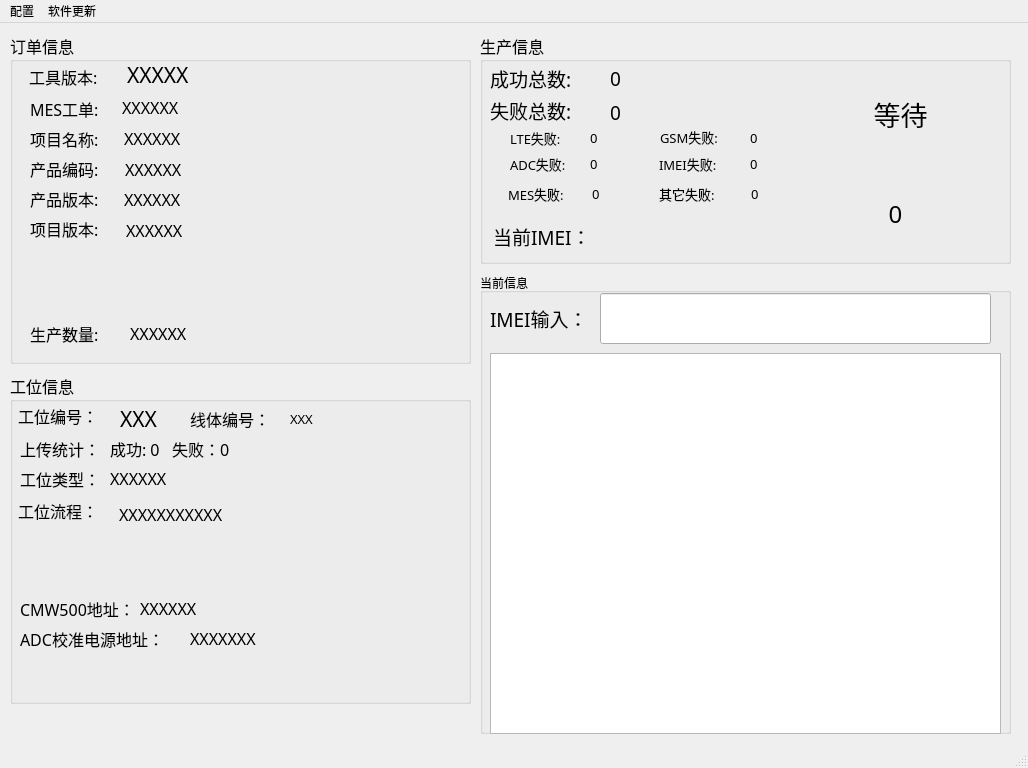
<?xml version="1.0" encoding="UTF-8"?>
<ui version="4.0">
 <class>ProductMainWindow</class>
 <widget class="QMainWindow" name="ProductMainWindow">
  <property name="geometry">
   <rect>
    <x>0</x>
    <y>0</y>
    <width>1028</width>
    <height>768</height>
   </rect>
  </property>
  <property name="windowTitle">
   <string>中云信安生产工具</string>
  </property>
  <widget class="QWidget" name="centralwidget">
   <widget class="QGroupBox" name="groupBox">
    <property name="geometry">
     <rect>
      <x>10</x>
      <y>10</y>
      <width>461</width>
      <height>331</height>
     </rect>
    </property>
    <property name="font">
     <font>
      <family>Agency FB</family>
      <pointsize>12</pointsize>
     </font>
    </property>
    <property name="title">
     <string>订单信息</string>
    </property>
    <widget class="QLabel" name="label_13">
     <property name="geometry">
      <rect>
       <x>20</x>
       <y>180</y>
       <width>91</width>
       <height>31</height>
      </rect>
     </property>
     <property name="font">
      <font>
       <family>宋体</family>
       <pointsize>12</pointsize>
      </font>
     </property>
     <property name="text">
      <string>项目版本:</string>
     </property>
    </widget>
    <widget class="QLabel" name="label_14">
     <property name="geometry">
      <rect>
       <x>20</x>
       <y>285</y>
       <width>101</width>
       <height>31</height>
      </rect>
     </property>
     <property name="font">
      <font>
       <family>宋体</family>
       <pointsize>12</pointsize>
      </font>
     </property>
     <property name="text">
      <string>生产数量:</string>
     </property>
    </widget>
    <widget class="QLabel" name="product_ver_label">
     <property name="geometry">
      <rect>
       <x>116</x>
       <y>186</y>
       <width>311</width>
       <height>81</height>
      </rect>
     </property>
     <property name="sizePolicy">
      <sizepolicy hsizetype="Preferred" vsizetype="Preferred">
       <horstretch>0</horstretch>
       <verstretch>0</verstretch>
      </sizepolicy>
     </property>
     <property name="font">
      <font>
       <family>宋体</family>
       <pointsize>12</pointsize>
      </font>
     </property>
     <property name="text">
      <string>XXXXXX</string>
     </property>
     <property name="alignment">
      <set>Qt::AlignLeading|Qt::AlignLeft|Qt::AlignTop</set>
     </property>
     <property name="wordWrap">
      <bool>false</bool>
     </property>
    </widget>
    <widget class="QLabel" name="product_count_label">
     <property name="geometry">
      <rect>
       <x>120</x>
       <y>280</y>
       <width>281</width>
       <height>41</height>
      </rect>
     </property>
     <property name="font">
      <font>
       <family>宋体</family>
       <pointsize>12</pointsize>
      </font>
     </property>
     <property name="text">
      <string>XXXXXX</string>
     </property>
    </widget>
    <widget class="QLabel" name="erp_material_id_label_xxx">
     <property name="geometry">
      <rect>
       <x>20</x>
       <y>120</y>
       <width>91</width>
       <height>31</height>
      </rect>
     </property>
     <property name="font">
      <font>
       <family>宋体</family>
       <pointsize>12</pointsize>
      </font>
     </property>
     <property name="text">
      <string>产品编码:</string>
     </property>
    </widget>
    <widget class="QLabel" name="erp_material_id_label">
     <property name="geometry">
      <rect>
       <x>115</x>
       <y>121</y>
       <width>241</width>
       <height>31</height>
      </rect>
     </property>
     <property name="font">
      <font>
       <family>宋体</family>
       <pointsize>12</pointsize>
      </font>
     </property>
     <property name="text">
      <string>XXXXXX</string>
     </property>
    </widget>
    <widget class="QLabel" name="material_code_label_XX">
     <property name="geometry">
      <rect>
       <x>20</x>
       <y>150</y>
       <width>91</width>
       <height>31</height>
      </rect>
     </property>
     <property name="font">
      <font>
       <family>宋体</family>
       <pointsize>12</pointsize>
      </font>
     </property>
     <property name="text">
      <string>产品版本:</string>
     </property>
    </widget>
    <widget class="QLabel" name="material_code_label">
     <property name="geometry">
      <rect>
       <x>114</x>
       <y>151</y>
       <width>241</width>
       <height>31</height>
      </rect>
     </property>
     <property name="font">
      <font>
       <family>宋体</family>
       <pointsize>12</pointsize>
      </font>
     </property>
     <property name="text">
      <string>XXXXXX</string>
     </property>
    </widget>
    <widget class="QLabel" name="label_15">
     <property name="geometry">
      <rect>
       <x>19</x>
       <y>28</y>
       <width>91</width>
       <height>31</height>
      </rect>
     </property>
     <property name="font">
      <font>
       <family>宋体</family>
       <pointsize>12</pointsize>
      </font>
     </property>
     <property name="text">
      <string>工具版本:</string>
     </property>
    </widget>
    <widget class="QLabel" name="tool_version_label">
     <property name="geometry">
      <rect>
       <x>117</x>
       <y>26</y>
       <width>281</width>
       <height>31</height>
      </rect>
     </property>
     <property name="font">
      <font>
       <family>宋体</family>
       <pointsize>16</pointsize>
      </font>
     </property>
     <property name="text">
      <string>XXXXX</string>
     </property>
    </widget>
    <widget class="QLabel" name="project_name_label">
     <property name="geometry">
      <rect>
       <x>114</x>
       <y>90</y>
       <width>251</width>
       <height>31</height>
      </rect>
     </property>
     <property name="font">
      <font>
       <family>宋体</family>
       <pointsize>12</pointsize>
      </font>
     </property>
     <property name="text">
      <string>XXXXXX</string>
     </property>
    </widget>
    <widget class="QLabel" name="label_12">
     <property name="geometry">
      <rect>
       <x>20</x>
       <y>90</y>
       <width>91</width>
       <height>31</height>
      </rect>
     </property>
     <property name="font">
      <font>
       <family>宋体</family>
       <pointsize>12</pointsize>
      </font>
     </property>
     <property name="text">
      <string>项目名称:</string>
     </property>
    </widget>
    <widget class="QLabel" name="label_8">
     <property name="geometry">
      <rect>
       <x>20</x>
       <y>60</y>
       <width>91</width>
       <height>31</height>
      </rect>
     </property>
     <property name="font">
      <font>
       <family>宋体</family>
       <pointsize>12</pointsize>
      </font>
     </property>
     <property name="text">
      <string>MES工单:</string>
     </property>
    </widget>
    <widget class="QLabel" name="order_num_label">
     <property name="geometry">
      <rect>
       <x>112</x>
       <y>54</y>
       <width>271</width>
       <height>41</height>
      </rect>
     </property>
     <property name="font">
      <font>
       <family>宋体</family>
       <pointsize>12</pointsize>
      </font>
     </property>
     <property name="text">
      <string>XXXXXX</string>
     </property>
    </widget>
    <widget class="QLabel" name="label">
     <property name="geometry">
      <rect>
       <x>270</x>
       <y>60</y>
       <width>181</width>
       <height>141</height>
      </rect>
     </property>
     <property name="text">
      <string/>
     </property>
    </widget>
   </widget>
   <widget class="QGroupBox" name="groupBox_2">
    <property name="geometry">
     <rect>
      <x>10</x>
      <y>350</y>
      <width>461</width>
      <height>331</height>
     </rect>
    </property>
    <property name="font">
     <font>
      <family>Agency FB</family>
      <pointsize>12</pointsize>
     </font>
    </property>
    <property name="title">
     <string>工位信息</string>
    </property>
    <widget class="QLabel" name="label_2">
     <property name="geometry">
      <rect>
       <x>10</x>
       <y>90</y>
       <width>101</width>
       <height>31</height>
      </rect>
     </property>
     <property name="font">
      <font>
       <family>宋体</family>
       <pointsize>12</pointsize>
      </font>
     </property>
     <property name="text">
      <string>工位类型：</string>
     </property>
    </widget>
    <widget class="QLabel" name="label_5">
     <property name="geometry">
      <rect>
       <x>8</x>
       <y>122</y>
       <width>101</width>
       <height>31</height>
      </rect>
     </property>
     <property name="font">
      <font>
       <family>宋体</family>
       <pointsize>12</pointsize>
      </font>
     </property>
     <property name="text">
      <string>工位流程：</string>
     </property>
    </widget>
    <widget class="QLabel" name="label_10">
     <property name="geometry">
      <rect>
       <x>10</x>
       <y>220</y>
       <width>111</width>
       <height>31</height>
      </rect>
     </property>
     <property name="font">
      <font>
       <family>宋体</family>
       <pointsize>12</pointsize>
      </font>
     </property>
     <property name="text">
      <string>CMW500地址：</string>
     </property>
    </widget>
    <widget class="QLabel" name="label_11">
     <property name="geometry">
      <rect>
       <x>10</x>
       <y>250</y>
       <width>161</width>
       <height>31</height>
      </rect>
     </property>
     <property name="font">
      <font>
       <family>宋体</family>
       <pointsize>12</pointsize>
      </font>
     </property>
     <property name="text">
      <string>ADC校准电源地址：</string>
     </property>
    </widget>
    <widget class="QLabel" name="station_type_label">
     <property name="geometry">
      <rect>
       <x>100</x>
       <y>90</y>
       <width>291</width>
       <height>31</height>
      </rect>
     </property>
     <property name="font">
      <font>
       <family>宋体</family>
      </font>
     </property>
     <property name="text">
      <string>XXXXXX</string>
     </property>
    </widget>
    <widget class="QLabel" name="station_flow_label">
     <property name="geometry">
      <rect>
       <x>109</x>
       <y>130</y>
       <width>321</width>
       <height>81</height>
      </rect>
     </property>
     <property name="font">
      <font>
       <family>宋体</family>
      </font>
     </property>
     <property name="text">
      <string>XXXXXXXXXXX</string>
     </property>
     <property name="alignment">
      <set>Qt::AlignLeading|Qt::AlignLeft|Qt::AlignTop</set>
     </property>
     <property name="wordWrap">
      <bool>true</bool>
     </property>
    </widget>
    <widget class="QLabel" name="dc_address_label">
     <property name="geometry">
      <rect>
       <x>180</x>
       <y>250</y>
       <width>231</width>
       <height>31</height>
      </rect>
     </property>
     <property name="font">
      <font>
       <family>宋体</family>
      </font>
     </property>
     <property name="text">
      <string>XXXXXXX</string>
     </property>
    </widget>
    <widget class="QLabel" name="cmw_addr_label">
     <property name="geometry">
      <rect>
       <x>130</x>
       <y>220</y>
       <width>291</width>
       <height>31</height>
      </rect>
     </property>
     <property name="font">
      <font>
       <family>宋体</family>
       <pointsize>12</pointsize>
      </font>
     </property>
     <property name="text">
      <string>XXXXXX</string>
     </property>
    </widget>
    <widget class="QLabel" name="label_3">
     <property name="geometry">
      <rect>
       <x>8</x>
       <y>27</y>
       <width>91</width>
       <height>31</height>
      </rect>
     </property>
     <property name="font">
      <font>
       <family>宋体</family>
       <pointsize>12</pointsize>
      </font>
     </property>
     <property name="text">
      <string>工位编号：</string>
     </property>
    </widget>
    <widget class="QLabel" name="station_num_label">
     <property name="geometry">
      <rect>
       <x>110</x>
       <y>30</y>
       <width>51</width>
       <height>31</height>
      </rect>
     </property>
     <property name="font">
      <font>
       <family>宋体</family>
       <pointsize>16</pointsize>
      </font>
     </property>
     <property name="text">
      <string>XXX</string>
     </property>
    </widget>
    <widget class="QLabel" name="label_4">
     <property name="geometry">
      <rect>
       <x>10</x>
       <y>60</y>
       <width>91</width>
       <height>31</height>
      </rect>
     </property>
     <property name="font">
      <font>
       <family>宋体</family>
       <pointsize>12</pointsize>
      </font>
     </property>
     <property name="text">
      <string>上传统计：</string>
     </property>
    </widget>
    <widget class="QLabel" name="factory_mes_res_label">
     <property name="geometry">
      <rect>
       <x>100</x>
       <y>60</y>
       <width>291</width>
       <height>31</height>
      </rect>
     </property>
     <property name="font">
      <font>
       <family>宋体</family>
       <pointsize>12</pointsize>
      </font>
     </property>
     <property name="text">
      <string>成功: 0   失败：0</string>
     </property>
    </widget>
    <widget class="QLabel" name="linenum_txt_label">
     <property name="geometry">
      <rect>
       <x>180</x>
       <y>30</y>
       <width>91</width>
       <height>31</height>
      </rect>
     </property>
     <property name="font">
      <font>
       <family>宋体</family>
       <pointsize>12</pointsize>
      </font>
     </property>
     <property name="text">
      <string>线体编号：</string>
     </property>
    </widget>
    <widget class="QLabel" name="line_num_label">
     <property name="geometry">
      <rect>
       <x>280</x>
       <y>30</y>
       <width>171</width>
       <height>31</height>
      </rect>
     </property>
     <property name="font">
      <font>
       <family>宋体</family>
       <pointsize>10</pointsize>
      </font>
     </property>
     <property name="text">
      <string>XXX</string>
     </property>
    </widget>
   </widget>
   <widget class="QGroupBox" name="product_info_gbox">
    <property name="geometry">
     <rect>
      <x>480</x>
      <y>10</y>
      <width>531</width>
      <height>231</height>
     </rect>
    </property>
    <property name="font">
     <font>
      <family>Agency FB</family>
      <pointsize>12</pointsize>
     </font>
    </property>
    <property name="contextMenuPolicy">
     <enum>Qt::CustomContextMenu</enum>
    </property>
    <property name="title">
     <string>生产信息</string>
    </property>
    <widget class="QLabel" name="label_6">
     <property name="geometry">
      <rect>
       <x>13</x>
       <y>188</y>
       <width>111</width>
       <height>31</height>
      </rect>
     </property>
     <property name="font">
      <font>
       <family>宋体</family>
       <pointsize>14</pointsize>
       <weight>50</weight>
       <bold>false</bold>
      </font>
     </property>
     <property name="text">
      <string>当前IMEI：</string>
     </property>
    </widget>
    <widget class="QLabel" name="res_bg_label">
     <property name="geometry">
      <rect>
       <x>340</x>
       <y>20</y>
       <width>161</width>
       <height>121</height>
      </rect>
     </property>
     <property name="font">
      <font>
       <family>宋体</family>
       <pointsize>20</pointsize>
      </font>
     </property>
     <property name="text">
      <string>等待</string>
     </property>
     <property name="alignment">
      <set>Qt::AlignCenter</set>
     </property>
    </widget>
    <widget class="QLabel" name="product_imei_lable">
     <property name="geometry">
      <rect>
       <x>120</x>
       <y>190</y>
       <width>211</width>
       <height>31</height>
      </rect>
     </property>
     <property name="font">
      <font>
       <family>新宋体</family>
      </font>
     </property>
     <property name="text">
      <string/>
     </property>
    </widget>
    <widget class="QLabel" name="elapsed_time_label">
     <property name="geometry">
      <rect>
       <x>330</x>
       <y>150</y>
       <width>171</width>
       <height>61</height>
      </rect>
     </property>
     <property name="font">
      <font>
       <family>仿宋</family>
       <pointsize>18</pointsize>
      </font>
     </property>
     <property name="text">
      <string>0</string>
     </property>
     <property name="alignment">
      <set>Qt::AlignCenter</set>
     </property>
    </widget>
    <widget class="QLabel" name="label_7">
     <property name="geometry">
      <rect>
       <x>10</x>
       <y>30</y>
       <width>111</width>
       <height>31</height>
      </rect>
     </property>
     <property name="font">
      <font>
       <family>宋体</family>
       <pointsize>14</pointsize>
       <weight>50</weight>
       <bold>false</bold>
      </font>
     </property>
     <property name="text">
      <string>成功总数:</string>
     </property>
    </widget>
    <widget class="QLabel" name="label_16">
     <property name="geometry">
      <rect>
       <x>10</x>
       <y>62</y>
       <width>111</width>
       <height>31</height>
      </rect>
     </property>
     <property name="font">
      <font>
       <family>宋体</family>
       <pointsize>14</pointsize>
       <weight>50</weight>
       <bold>false</bold>
      </font>
     </property>
     <property name="text">
      <string>失败总数:</string>
     </property>
    </widget>
    <widget class="QLabel" name="success_total_label">
     <property name="geometry">
      <rect>
       <x>130</x>
       <y>30</y>
       <width>191</width>
       <height>31</height>
      </rect>
     </property>
     <property name="font">
      <font>
       <family>宋体</family>
       <pointsize>14</pointsize>
       <weight>50</weight>
       <bold>false</bold>
      </font>
     </property>
     <property name="text">
      <string>0</string>
     </property>
    </widget>
    <widget class="QLabel" name="false_total_label">
     <property name="geometry">
      <rect>
       <x>130</x>
       <y>64</y>
       <width>181</width>
       <height>31</height>
      </rect>
     </property>
     <property name="font">
      <font>
       <family>宋体</family>
       <pointsize>14</pointsize>
       <weight>50</weight>
       <bold>false</bold>
      </font>
     </property>
     <property name="text">
      <string>0</string>
     </property>
    </widget>
    <widget class="QLabel" name="label_18">
     <property name="geometry">
      <rect>
       <x>30</x>
       <y>94</y>
       <width>71</width>
       <height>21</height>
      </rect>
     </property>
     <property name="font">
      <font>
       <family>宋体</family>
       <pointsize>10</pointsize>
       <weight>50</weight>
       <bold>false</bold>
      </font>
     </property>
     <property name="text">
      <string>LTE失败:</string>
     </property>
    </widget>
    <widget class="QLabel" name="label_19">
     <property name="geometry">
      <rect>
       <x>180</x>
       <y>93</y>
       <width>71</width>
       <height>21</height>
      </rect>
     </property>
     <property name="font">
      <font>
       <family>宋体</family>
       <pointsize>10</pointsize>
       <weight>50</weight>
       <bold>false</bold>
      </font>
     </property>
     <property name="text">
      <string>GSM失败:</string>
     </property>
    </widget>
    <widget class="QLabel" name="label_20">
     <property name="geometry">
      <rect>
       <x>30</x>
       <y>120</y>
       <width>71</width>
       <height>21</height>
      </rect>
     </property>
     <property name="font">
      <font>
       <family>宋体</family>
       <pointsize>10</pointsize>
       <weight>50</weight>
       <bold>false</bold>
      </font>
     </property>
     <property name="text">
      <string>ADC失败:</string>
     </property>
    </widget>
    <widget class="QLabel" name="label_21">
     <property name="geometry">
      <rect>
       <x>179</x>
       <y>150</y>
       <width>81</width>
       <height>21</height>
      </rect>
     </property>
     <property name="font">
      <font>
       <family>宋体</family>
       <pointsize>10</pointsize>
       <weight>50</weight>
       <bold>false</bold>
      </font>
     </property>
     <property name="text">
      <string>其它失败:</string>
     </property>
    </widget>
    <widget class="QLabel" name="lte_false_label">
     <property name="geometry">
      <rect>
       <x>110</x>
       <y>94</y>
       <width>61</width>
       <height>21</height>
      </rect>
     </property>
     <property name="font">
      <font>
       <family>宋体</family>
       <pointsize>10</pointsize>
       <weight>50</weight>
       <bold>false</bold>
      </font>
     </property>
     <property name="text">
      <string>0</string>
     </property>
    </widget>
    <widget class="QLabel" name="gsm_false_label">
     <property name="geometry">
      <rect>
       <x>270</x>
       <y>94</y>
       <width>71</width>
       <height>21</height>
      </rect>
     </property>
     <property name="font">
      <font>
       <family>宋体</family>
       <pointsize>10</pointsize>
       <weight>50</weight>
       <bold>false</bold>
      </font>
     </property>
     <property name="text">
      <string>0</string>
     </property>
    </widget>
    <widget class="QLabel" name="adc_false_label">
     <property name="geometry">
      <rect>
       <x>110</x>
       <y>120</y>
       <width>51</width>
       <height>21</height>
      </rect>
     </property>
     <property name="font">
      <font>
       <family>宋体</family>
       <pointsize>10</pointsize>
       <weight>50</weight>
       <bold>false</bold>
      </font>
     </property>
     <property name="text">
      <string>0</string>
     </property>
    </widget>
    <widget class="QLabel" name="other_false_label">
     <property name="geometry">
      <rect>
       <x>271</x>
       <y>150</y>
       <width>71</width>
       <height>21</height>
      </rect>
     </property>
     <property name="font">
      <font>
       <family>宋体</family>
       <pointsize>10</pointsize>
       <weight>50</weight>
       <bold>false</bold>
      </font>
     </property>
     <property name="text">
      <string>0</string>
     </property>
    </widget>
    <widget class="QLabel" name="label_22">
     <property name="geometry">
      <rect>
       <x>179</x>
       <y>120</y>
       <width>81</width>
       <height>21</height>
      </rect>
     </property>
     <property name="font">
      <font>
       <family>宋体</family>
       <pointsize>10</pointsize>
       <weight>50</weight>
       <bold>false</bold>
      </font>
     </property>
     <property name="text">
      <string>IMEI失败:</string>
     </property>
    </widget>
    <widget class="QLabel" name="imei_false_label">
     <property name="geometry">
      <rect>
       <x>270</x>
       <y>120</y>
       <width>71</width>
       <height>21</height>
      </rect>
     </property>
     <property name="font">
      <font>
       <family>宋体</family>
       <pointsize>10</pointsize>
       <weight>50</weight>
       <bold>false</bold>
      </font>
     </property>
     <property name="text">
      <string>0</string>
     </property>
    </widget>
    <widget class="QLabel" name="label_23">
     <property name="geometry">
      <rect>
       <x>28</x>
       <y>150</y>
       <width>81</width>
       <height>21</height>
      </rect>
     </property>
     <property name="font">
      <font>
       <family>宋体</family>
       <pointsize>10</pointsize>
       <weight>50</weight>
       <bold>false</bold>
      </font>
     </property>
     <property name="text">
      <string>MES失败:</string>
     </property>
    </widget>
    <widget class="QLabel" name="mes_false_label">
     <property name="geometry">
      <rect>
       <x>112</x>
       <y>150</y>
       <width>71</width>
       <height>21</height>
      </rect>
     </property>
     <property name="font">
      <font>
       <family>宋体</family>
       <pointsize>10</pointsize>
       <weight>50</weight>
       <bold>false</bold>
      </font>
     </property>
     <property name="text">
      <string>0</string>
     </property>
    </widget>
   </widget>
   <widget class="QGroupBox" name="groupBox_4">
    <property name="geometry">
     <rect>
      <x>480</x>
      <y>250</y>
      <width>531</width>
      <height>461</height>
     </rect>
    </property>
    <property name="title">
     <string>当前信息</string>
    </property>
    <widget class="QLabel" name="label_9">
     <property name="geometry">
      <rect>
       <x>10</x>
       <y>30</y>
       <width>111</width>
       <height>31</height>
      </rect>
     </property>
     <property name="font">
      <font>
       <family>宋体</family>
       <pointsize>14</pointsize>
      </font>
     </property>
     <property name="text">
      <string>IMEI输入：</string>
     </property>
    </widget>
    <widget class="QLineEdit" name="imei_edit">
     <property name="geometry">
      <rect>
       <x>120</x>
       <y>20</y>
       <width>391</width>
       <height>51</height>
      </rect>
     </property>
     <property name="font">
      <font>
       <family>宋体</family>
       <pointsize>14</pointsize>
      </font>
     </property>
    </widget>
    <widget class="QTextBrowser" name="product_info_text">
     <property name="geometry">
      <rect>
       <x>10</x>
       <y>80</y>
       <width>511</width>
       <height>381</height>
      </rect>
     </property>
     <property name="focusPolicy">
      <enum>Qt::NoFocus</enum>
     </property>
    </widget>
   </widget>
  </widget>
  <widget class="QMenuBar" name="menubar">
   <property name="geometry">
    <rect>
     <x>0</x>
     <y>0</y>
     <width>1028</width>
     <height>26</height>
    </rect>
   </property>
   <widget class="QMenu" name="menu">
    <property name="title">
     <string>配置</string>
    </property>
   </widget>
   <widget class="QMenu" name="menu_2">
    <property name="title">
     <string>软件更新</string>
    </property>
    <addaction name="app_update_action"/>
   </widget>
   <addaction name="menu"/>
   <addaction name="menu_2"/>
  </widget>
  <widget class="QStatusBar" name="statusbar"/>
  <action name="lossset_config_action">
   <property name="text">
    <string>线损配置</string>
   </property>
  </action>
  <action name="action_2">
   <property name="text">
    <string>软件版本</string>
   </property>
  </action>
  <action name="app_update">
   <property name="text">
    <string>版本列表</string>
   </property>
   <property name="font">
    <font>
     <family>宋体</family>
    </font>
   </property>
  </action>
  <action name="app_update_action">
   <property name="text">
    <string>版本列表</string>
   </property>
  </action>
 </widget>
 <resources/>
 <connections/>
</ui>
